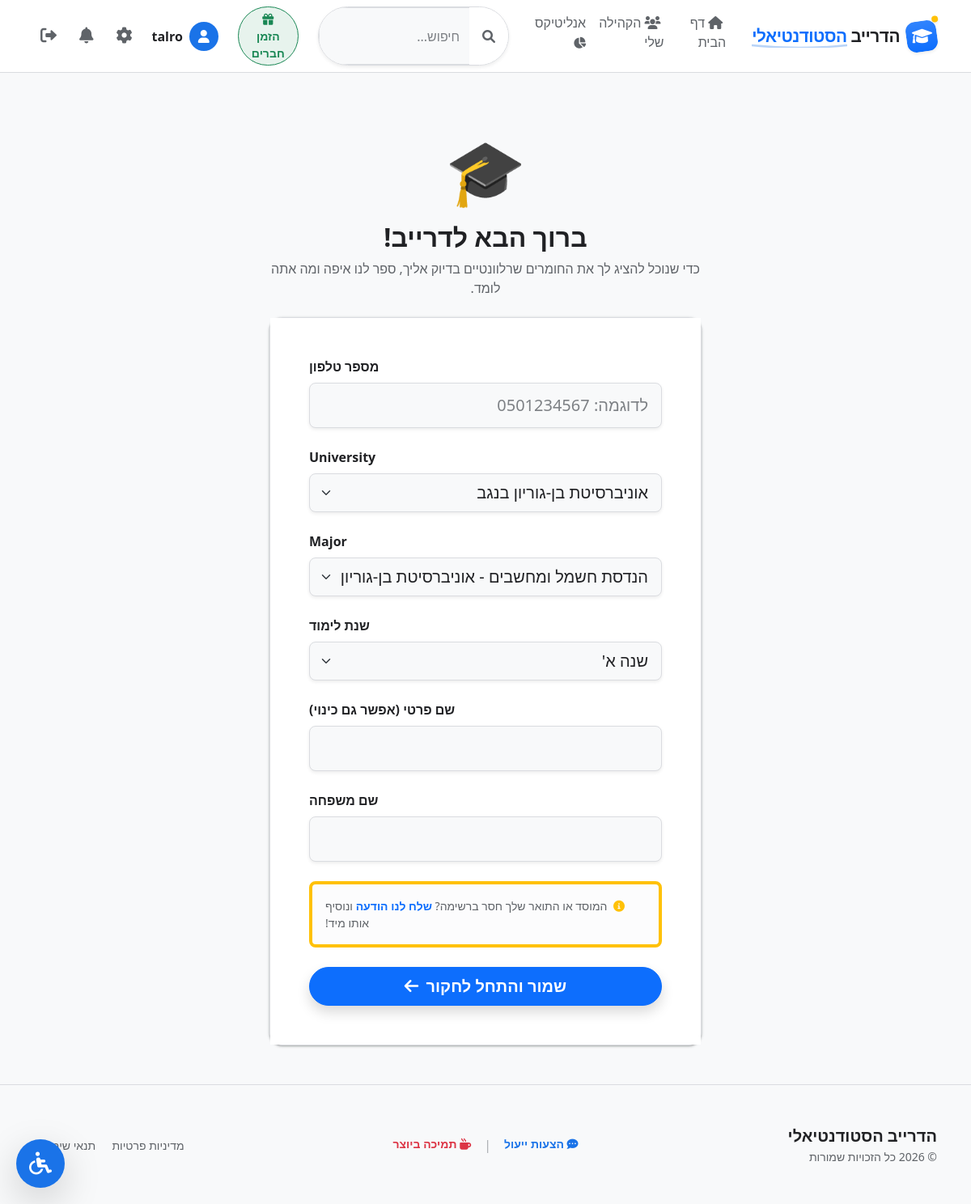
Screenshot of /complete-profile/ (signed in) with the database file from the repository.
### core/models.py (models this page shows, shortened)
class UserProfile(models.Model):
    user = models.OneToOneField(User, on_delete=models.CASCADE, related_name='profile')
    university = models.ForeignKey(University, on_delete=models.SET_NULL, null=True, blank=True)
    major = models.ForeignKey(Major, on_delete=models.SET_NULL, null=True, blank=True)
    YEAR_CHOICES = [(1, 'שנה א\''), (2, 'שנה ב\''), (3, 'שנה ג\''), (4, 'שנה ד\''), (5, 'שנה ה\' / תואר שני')]
    year = models.IntegerField(choices=YEAR_CHOICES, null=True, blank=True, verbose_name="שנת לימוד")
    bio = models.TextField(max_length=500, blank=True, verbose_name="קצת עלי (Bio)")
    profile_picture = models.ImageField(upload_to='profile_pics/', null=True, blank=True)
    phone_number = models.CharField(max_length=15, blank=True, null=True, verbose_name="מספר טלפון")
    drive_coins = models.PositiveIntegerField(default=0)
    THEME_CHOICES = [('light', 'יום (בהיר)'), ('dark', 'לילה (כהה)'), ('auto', 'אוטומטי')]
    LANGUAGE_CHOICES = [('he', 'עברית'), ('en', 'English')]
    VISIBILITY_CHOICES = [
        ('public', 'כולם יכולים לראות את הפרופיל שלי'),
        ('users_only', 'רק משתמשים מחוברים יכולים לראות'),
        ('private', 'אף אחד (פרופיל פרטי)')
    ]
    theme_preference = models.CharField(max_length=10, choices=THEME_CHOICES, default='auto', verbose_name="ערכת נושא")
    language_preference = models.CharField(max_length=10, choices=LANGUAGE_CHOICES, default='he', verbose_name="שפה")
    profile_visibility = models.CharField(max_length=20, choices=VISIBILITY_CHOICES, default='public',
                                          verbose_name="מי יכול לראות את הפרופיל שלי")
    show_coins_publicly = models.BooleanField(default=True)
    default_anonymous_upload = models.BooleanField(default=False, verbose_name="העלה קבצים באופן אנונימי כברירת מחדל")
    referral_code = models.CharField(max_length=12, unique=True, blank=True, null=True)
    referred_by = models.ForeignKey(User, on_delete=models.SET_NULL, null=True, blank=True, related_name='referrals')
    @property
    def pending_friend_requests(self):
        return self.user.received_requests.filter(status='pending')

### core/views.py (the view)
# urls.py: path('complete-profile/', views.complete_profile, name='complete_profile'),
@login_required
def complete_profile(request):
    profile = request.user.profile
    if request.method == 'POST':
        form = UserProfileForm(request.POST, instance=profile, user=request.user)
        if form.is_valid():
            user_profile = form.save()
            ref_code_session = request.session.get('referral_code')
            if ref_code_session and not user_profile.referred_by:
                try:
                    referrer_profile = UserProfile.objects.get(referral_code=ref_code_session)
                    referrer = referrer_profile.user
                    if referrer != request.user:
                        user_profile.referred_by = referrer
                        user_profile.drive_coins += 20  # בונוס לסטודנט החדש
                        referrer_profile.drive_coins += 50  # בונוס למי שהזמין
                        user_profile.save()
                        referrer_profile.save()
                        del request.session['referral_code']
                        messages.success(request,
                                         f"איזה כיף! קיבלת 20 מטבעות בונוס כי הוזמנת על ידי {referrer.username}")
                except UserProfile.DoesNotExist:
                    pass
            messages.success(request, "הפרופיל הושלם בהצלחה! ברוך הבא לקהילה. ✨")
            return redirect('home')
    else:
        form = UserProfileForm(instance=profile, user=request.user)
    return render(request, 'core/complete_profile.html', {'form': form})

### core/templates/core/complete_profile.html (shortened to what this page needs)
{% extends "core/base.html" %}
{% block content %}
<div class="container mt-5" dir="rtl">
    <div class="row justify-content-center">
        <div class="col-md-8 col-lg-6">
            <div class="text-center mb-4 animate__animated animate__fadeInDown">
                <div class="display-1 text-primary mb-3">🎓</div>
                <h2 class="fw-bold">ברוך הבא לדרייב!</h2>
                <p class="text-muted">כדי שנוכל להציג לך את החומרים שרלוונטיים בדיוק אליך, ספר לנו איפה ומה אתה לומד.</p>
            </div>
            <div class="card shadow-lg border-0 rounded-4 animate__animated animate__fadeInUp">
                <div class="card-body p-5 bg-white">
                    <form method="POST">
                        {% for field in form %}
                            <div class="mb-4 text-end" id="wrapper-{{ field.name }}">
                                <label class="form-label fw-bold text-dark">{{ field.label }}</label>
                                {{ field }}
                            </div>
                        {% endfor %}
                        <div class="alert alert-light border-warning border-start border-4 rounded-3 small text-muted p-3 mb-4 text-end">
                            <i class="fas fa-info-circle text-warning me-1"></i> המוסד או התואר שלך חסר ברשימה? <a href="{% url 'submit_feedback' %}" class="fw-bold text-decoration-none">שלח לנו הודעה</a> ונוסיף אותו מיד!
                        </div>
                        <button type="submit" class="btn btn-primary btn-lg w-100 fw-bold rounded-pill shadow">
                            שמור והתחל לחקור <i class="fas fa-arrow-left ms-1"></i>
                        </button>
                    </form>
                </div>
            </div>
        </div>
    </div>
</div>
{% endblock %}

### core/templates/core/base.html (shortened to what this page needs)
{% load static %}
<!DOCTYPE html>
<html lang="he" dir="rtl">
<head>
    <link href="https://cdn.jsdelivr.net/npm/bootstrap@5.3.0/dist/css/bootstrap.rtl.min.css" rel="stylesheet">
    <link rel="stylesheet" href="https://cdnjs.cloudflare.com/ajax/libs/font-awesome/6.0.0/css/all.min.css">
    <link rel="stylesheet" href="https://cdnjs.cloudflare.com/ajax/libs/animate.css/4.1.1/animate.min.css"/>
</head>
<body data-theme="{{ user.profile.theme_preference|default:'auto' }}">
    <nav class="navbar navbar-expand-lg sticky-top">
        <div class="container">
            <a class="navbar-brand d-flex align-items-center gap-2 fw-bold me-4 transition hover-scale" href="{% url 'home' %}">
                    <div class="d-flex align-items-center justify-content-center bg-primary bg-gradient shadow-sm position-relative" style="width: 38px; height: 38px; border-radius: 12px; transform: rotate(-8deg);">
                        <div class="position-absolute bg-warning rounded-circle shadow-sm" style="width: 8px; height: 8px; top: -4px; right: -4px;"></div>
                        <i class="fas fa-graduation-cap text-white fs-5" style="transform: rotate(8deg);"></i>
                    </div>
                    <span style="color: var(--gd-text); font-size: 1.3rem; letter-spacing: -0.5px;">
                        הדרייב <span class="text-primary position-relative">
                            הסטודנטיאלי
                            <svg class="position-absolute w-100 start-0 translate-middle-y" style="bottom: -4px; height: 6px; color: var(--gd-primary); opacity: 0.3;" viewBox="0 0 100 10" preserveAspectRatio="none">
                                <path d="M0 5 Q 50 15 100 5" fill="none" stroke="currentColor" stroke-width="4" stroke-linecap="round"/>
                            </svg>
                        </span>
                    </span>
                </a>
            <div class="collapse navbar-collapse" id="navbarNav">
                <ul class="navbar-nav mx-auto">
                    <li class="nav-item">
                        <a class="nav-link {% if request.resolver_match.url_name == 'home' %}active fw-bold{% endif %}" href="{% url 'home' %}">
                            <i class="fas fa-home ms-1"></i> דף הבית
                        </a>
                    </li>
                    <li class="nav-item">
                        <a class="nav-link {% if request.resolver_match.url_name == 'community_feed' %}active fw-bold text-primary{% endif %}" href="{% url 'community_feed' %}">
                            <i class="fas fa-users ms-1"></i> הקהילה שלי
                        </a>
                    </li>
                    <ul class="navbar-nav mx-auto">
                    {% if user.is_staff %}
                    <li class="nav-item"><a class="nav-link" href="{% url 'analytics' %}">אנליטיקס <i class="fas fa-chart-pie small"></i></a></li>
                    {% endif %}
                </ul>
                <form class="d-flex mx-lg-4 my-2 my-lg-0 flex-grow-1" action="{% url 'global_search' %}" method="GET" style="max-width: 400px;">
                    <div class="input-group shadow-sm rounded-pill overflow-hidden border">
                        <button class="btn bg-white border-0 text-muted px-3" type="submit">
                            <i class="fas fa-search"></i>
                        </button>
                        <input class="form-control border-0 bg-white" type="search" name="q" placeholder="חיפוש..." aria-label="Search" value="{{ request.GET.q }}" required>
                    </div>
                </form>
                <ul class="navbar-nav align-items-center gap-2 mt-3 mt-lg-0">
                    {% if user.is_authenticated %}
                        <li class="nav-item d-none d-lg-block me-2">
                            <a href="#" class="btn btn-sm rounded-pill fw-bold px-3 text-success" style="border: 1px solid var(--bs-success); background-color: rgba(25, 135, 84, 0.1);" data-bs-toggle="modal" data-bs-target="#shareModal">
                                <i class="fas fa-gift mx-1"></i> הזמן חברים
                            </a>
                        </li>
                    {% endif %}
                    {% if user.is_authenticated %}
                        <li class="nav-item">
                            <a href="{% url 'profile' %}" class="nav-link d-flex align-items-center gap-2 px-2" style="border-radius: 50px;">
                                {% if user.profile.profile_picture %}
                                    <img src="{{ user.profile.profile_picture.url }}" class="rounded-circle nav-profile-img shadow-sm">
                                {% else %}
                                    <div class="rounded-circle d-flex align-items-center justify-content-center" style="width: 36px; height: 36px; background-color: var(--gd-primary); color: white;">
                                        <i class="fas fa-user"></i>
                                    </div>
                                {% endif %}
                                <span class="notranslate fw-bold" style="color: var(--gd-text);">{{ user.username }}</span>
                            </a>
                        </li>
                        <li class="nav-item">
                            <a href="{% url 'settings' %}" class="nav-link" title="הגדרות">
                                <i class="fas fa-cog fs-5"></i>
                            </a>
                        </li>
                        <li class="nav-item dropdown mx-1 align-self-center">
                            <a class="nav-link position-relative" href="#" id="notificationsDropdown" role="button" data-bs-toggle="dropdown" aria-expanded="false" title="התראות">
                                <i class="fas fa-bell fs-5"></i>
                            </a>
                        </li>
                        <li class="nav-item">
                            <a class="nav-link text-danger" href="{% url 'account_logout' %}" title="התנתק">
                                <i class="fas fa-sign-out-alt fs-5"></i>
                            </a>
                        </li>
                    {% else %}
                        <li class="nav-item"><a class="nav-link fw-bold" href="{% url 'account_login' %}">התחברות</a></li>
                        <li class="nav-item mx-lg-2"><a class="btn rounded-pill fw-bold px-4" style="background-color: var(--gd-primary); color: white;" href="{% url 'account_signup' %}">הרשמה</a></li>
                    {% endif %}
                </ul>
            </div>
        </div>
    </nav>
    <main id="main-content" class="{% block container_class %}container{% endblock %} mb-5 mt-4">
        {% block content %}{% endblock %}
    </main>
    <footer class="footer py-5 mt-auto">
        <div class="container text-center">
            <div class="row align-items-center">
                <div class="col-md-4 text-md-start mb-3 mb-md-0">
                    <span class="fw-bold fs-5" style="color: var(--gd-text);">הדרייב הסטודנטיאלי</span>
                    <p class="text-muted mb-0 small">&copy; 2026 כל הזכויות שמורות</p>
                </div>
                <div class="col-md-4 mb-3 mb-md-0">
                    <div class="d-flex justify-content-center gap-3">
                        <a href="{% url 'submit_feedback' %}" class="text-decoration-none fw-bold small" style="color: var(--gd-primary);">
                            <i class="fas fa-comment-dots"></i> הצעות ייעול
                        </a>
                        <span class="text-muted opacity-50">|</span>
                        <a href="{% url 'donations' %}" class="text-decoration-none text-danger fw-bold small">
                            <i class="fas fa-mug-hot"></i> תמיכה ביוצר
                        </a>
                    </div>
                </div>
                <div class="col-md-4 text-md-end">
                    <a href="{% url 'privacy' %}" class="text-muted text-decoration-none small mx-2">מדיניות פרטיות</a>
                    <a href="{% url 'terms' %}" class="text-muted text-decoration-none small mx-2">תנאי שימוש</a>
                </div>
            </div>
        </div>
    </footer>
    <button id="a11y-toggle" class="btn rounded-circle shadow-lg d-flex justify-content-center align-items-center" style="background-color: var(--gd-primary); color: white;" aria-label="פתח תפריט נגישות">
        <i class="fas fa-wheelchair fs-3"></i>
    </button>
</body>
</html>

### rows the page displays
UserProfile: form "אוניברסיטת בן-גוריון בנגב" "הנדסת חשמל ומחשבים - אוניברסיטת בן-גוריון בנגב" "שנה א'"

### other values shown
{{ user.username }} "talro"
{{ field.label }} "מספר טלפון" "University" "Major" "שנת לימוד" "שם פרטי (אפשר גם כינוי)" "שם משפחה"
